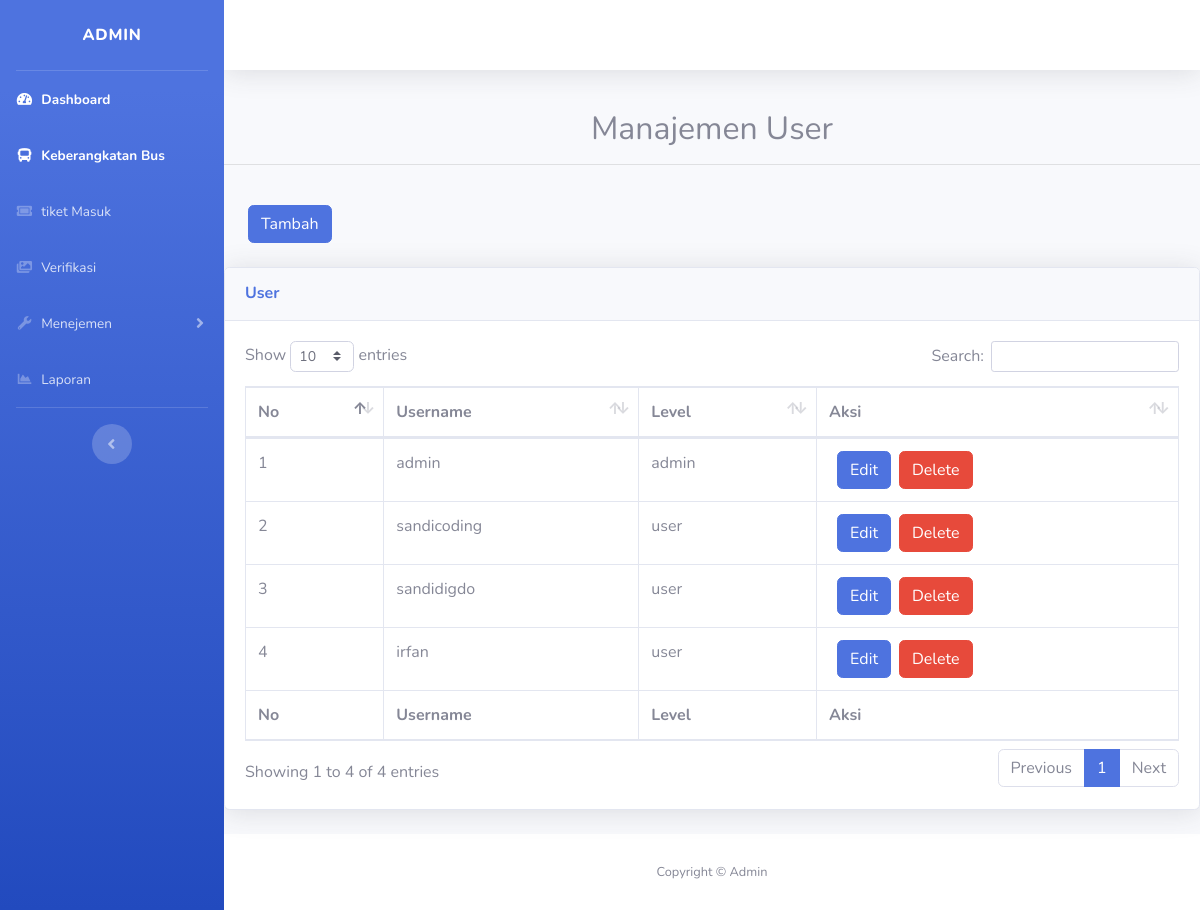
/admin/admin2.php?halaman=manajemen_user, run on the app's committed database.
### tables this page shows
CREATE TABLE `user` (
  `id_user` int(10) NOT NULL,
  `username` varchar(20) NOT NULL,
  `email` varchar(225) NOT NULL,
  `password` varchar(40) NOT NULL,
  `level` varchar(10) NOT NULL
);

### admin/info_user.php (the view, shortened to what this page needs)
<div class="row">
	<div class="col-md-12">
		<h2><p><center>Manajemen User</center></p></h3>
		<hr><br>
		<button type="button" class="btn btn-primary ml-4" data-toggle="modal" data-target="#myModal"><span class="glyphicon glyphicon-plus"></span>Tambah</button>
		<br><br>
          <div class="card shadow mb-4">
            <div class="card-header py-3">
              <h6 class="m-0 font-weight-bold text-primary">User</h6>
            </div>
            <div class="card-body">
              <div class="table-responsive">
                <table class="table table-bordered" id="dataTable" width="100%" cellspacing="0">
                  <thead>
                    <tr>
                      <th>No</th>
                      <th>Username</th>
                      <th>Level</th>
                      <th>Aksi</th>
                    </tr>
                  </thead>
                  <tfoot>
                    <tr>
                       <th>No</th>
                      <th>Username</th>
                      <th>Level</th>
                      <th>Aksi</th>
                    </tr>
                  </tfoot>
                  <tbody>
                    <?php
            include '../config/koneksi.php';
            $query = mysqli_query($conn, "SELECT id_user, username, password, level FROM user")or die(mysqli_error());
                    if(mysqli_num_rows($query) == 0){
                      echo '<tr><td colspan="4" align="center">Tidak ada data!</td></tr>';
                    }
                      else
                    {
                      $no = 1;
                      while($data = mysqli_fetch_array($query)){
                        echo '<tr>';
                        echo '<td>'.$no.'</td>';
                        echo '<td>'.$data['username'].'</td>';
                        echo '<td>'.$data['level'].'</td>';
                        echo '<td><a class="mx-2" href=admin2.php?halaman=edit_user&&id_user='.$data['id_user'].'><span class="btn btn-primary">Edit</a><a href=../config/delete_user.php?id_user='.$data['id_user'].'><span class="btn btn-danger">Delete</span></a></td>';
                        echo '</tr>';
                        $no++;
                      }
                    }
                ?>
                  </tbody>
                </table>
              </div>
            </div>
          </div>
	</div>
</div>

### data on the page
user: username "admin", level "admin"
user: username "sandicoding", level "user"
user: username "sandidigdo", level "user"
user: username "irfan", level "user"
